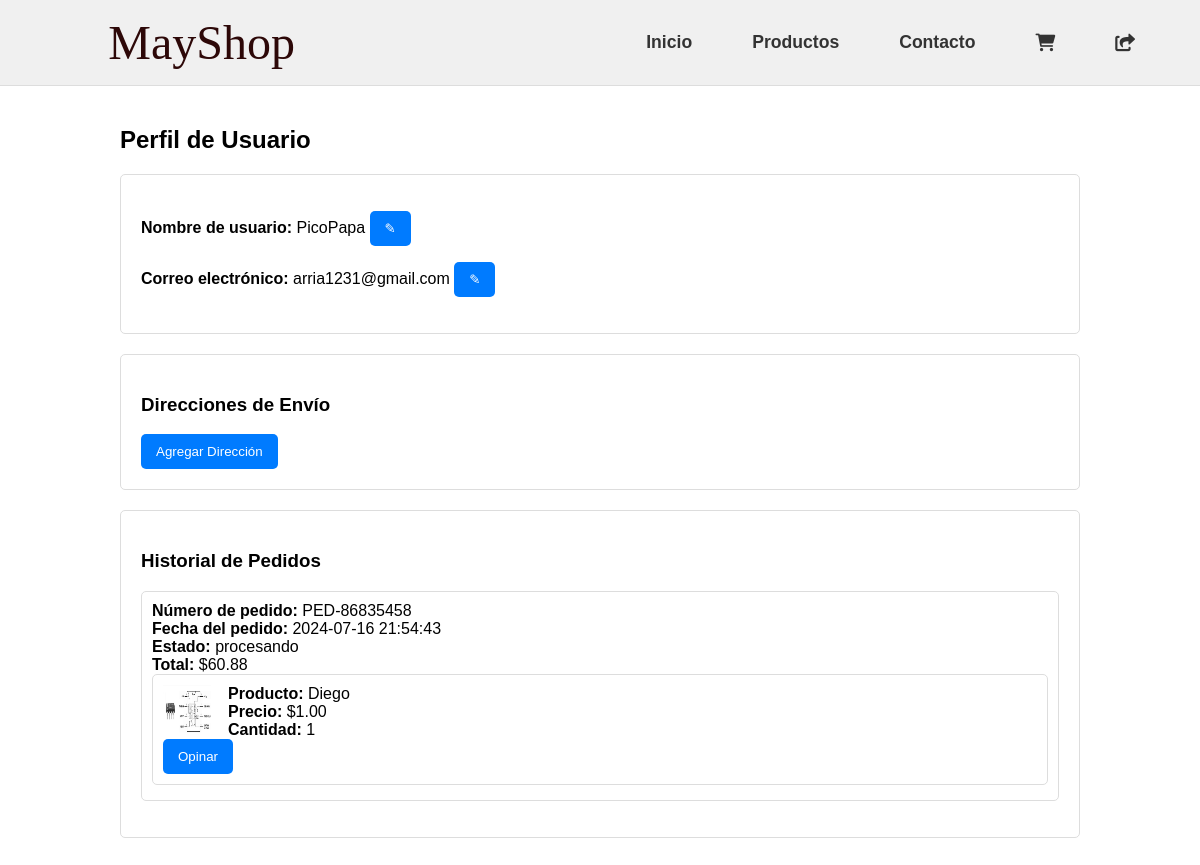
/pw/pw/profile.php (signed in), run on the app's committed database.
### tables this page shows
CREATE TABLE `pedido_productos` (
  `id_pedido` int(11) NOT NULL,
  `id_producto` int(11) NOT NULL,
  `cantidad` int(11) NOT NULL,
  `precio` decimal(10,2) NOT NULL
);

CREATE TABLE `pedidos` (
  `id_pedido` int(11) NOT NULL,
  `id_usuario` int(11) DEFAULT NULL,
  `fecha_pedido` timestamp NOT NULL DEFAULT current_timestamp(),
  `estado` enum('procesando','enviado','entregado') NOT NULL,
  `total_carrito` decimal(10,2) NOT NULL,
  `total_con_descuento` decimal(10,2) NOT NULL,
  `total` decimal(10,2) NOT NULL,
  `metodo_pago` int(11) DEFAULT NULL,
  `numero_pedido` varchar(100) NOT NULL
);

CREATE TABLE `productos` (
  `id_producto` int(11) NOT NULL,
  `nombre` varchar(255) NOT NULL,
  `descripcion` text DEFAULT NULL,
  `precio` decimal(10,2) NOT NULL,
  `disponibilidad` int(11) NOT NULL,
  `categoria_id` int(11) DEFAULT NULL,
  `imagenes` text DEFAULT NULL,
  `id_usuario` int(11) NOT NULL
);

### pw/pw/profile.php (the view, shortened to what this page needs)
<?php
require 'config.php';
$id_usuario = $_SESSION['id_usuario'];
$sql = "SELECT p.id_pedido, p.numero_pedido, p.fecha_pedido, p.estado, p.total, d.id_producto, prod.nombre as producto, d.cantidad, d.precio, prod.imagenes
        FROM pedidos p
        JOIN pedido_productos d ON p.id_pedido = d.id_pedido
        JOIN productos prod ON d.id_producto = prod.id_producto
        WHERE p.id_usuario = ?
        ORDER BY p.fecha_pedido DESC";
$stmt = $conn->prepare($sql);
$stmt->bind_param("i", $id_usuario);
$stmt->execute();
$result = $stmt->get_result();
$pedidos = [];
while ($row = $result->fetch_assoc()) {
    $pedidos[$row['id_pedido']]['numero_pedido'] = $row['numero_pedido'];
    $pedidos[$row['id_pedido']]['fecha_pedido'] = $row['fecha_pedido'];
    $pedidos[$row['id_pedido']]['estado'] = $row['estado'];
    $pedidos[$row['id_pedido']]['total'] = $row['total'];
    $pedidos[$row['id_pedido']]['productos'][] = $row;
}
function getBadgeClass($estado)
{
    switch ($estado) {
        case 'procesando':
            return 'badge-warning';
    }
}
?>
<!DOCTYPE html>
<html lang="es">
<head>
    <link rel="stylesheet" href="https://cdnjs.cloudflare.com/ajax/libs/font-awesome/6.0.0-beta3/css/all.min.css">
    <link rel="stylesheet" href="./css/profile.css">
</head>
<body>
    <header>
        <nav>
            <div class="nav-middle">
                <div class="logo">
                    <a class="nav_a" href="index.php">MayShop</a>
                </div>
                <div class="user-options">
                    <a href="index.php">Inicio<span></span></a>
                    <a href="products.php">Productos<span></span></a>
                    <a href="ayuda_general.php">Contacto<span></span></a>
                    <a href="ver_carrito.php" class="fa-solid fa-cart-shopping"><span></span></a>
                    <a href="logout.php" class="fas fa-share-from-square"><span></span></a>
                </div>
            </div>
        </nav>
    </header>
<main class="container mt-4">
        <section class="profile">
            <h2>Perfil de Usuario</h2>
            <div class="card mb-4">
                <div class="card-body">
                    <p class="card-text">
                        <strong>Nombre de usuario:</strong> <?php echo htmlspecialchars($_SESSION['nombre']); ?>
                        <button class="btn btn-secondary btn-sm" onclick="openModal('editProfileModal')">✎</button>
                    </p>
                    <p class="card-text">
                        <strong>Correo electrónico:</strong> <?php echo htmlspecialchars($_SESSION['email']); ?>
                        <button class="btn btn-secondary btn-sm" onclick="openModal('editProfileModal')">✎</button>
                    </p>
                </div>
            </div>
            <div class="card mb-4">
                <div class="card-body">
                    <h3 class="card-title">Direcciones de Envío</h3>
                    <button class="btn btn-success btn-sm mt-3" onclick="openModal('addAddressModal')">Agregar Dirección</button>
                </div>
            </div>
            <div class="card">
                <div class="card-body">
                    <h3 class="card-title">Historial de Pedidos</h3>
                    <ul class="list-group">
                        <?php if (count($pedidos) > 0) : ?>
                            <?php foreach ($pedidos as $id_pedido => $pedido) : ?>
                                <li class="list-group-item">
                                    <strong>Número de pedido:</strong> <?php echo htmlspecialchars($pedido['numero_pedido']); ?><br>
                                    <strong>Fecha del pedido:</strong> <?php echo htmlspecialchars($pedido['fecha_pedido']); ?><br>
                                    <strong>Estado:</strong> <span class="badge <?php echo getBadgeClass($pedido['estado']); ?>"><?php echo htmlspecialchars($pedido['estado']); ?></span><br>
                                    <strong>Total:</strong> $<?php echo number_format($pedido['total'], 2); ?>
                                    <ul class="list-group mt-2">
                                        <?php foreach ($pedido['productos'] as $producto) : ?>
                                            <li class="list-group-item">
                                                <?php
                                                $imagenes = json_decode($producto['imagenes']);
                                                if ($imagenes) : ?>
                                                    <img src="<?php echo htmlspecialchars($imagenes[0]); ?>" alt="<?php echo htmlspecialchars($producto['producto']); ?>" class="img-thumbnail" style="width: 50px; height: 50px; float: left; margin-right: 15px;">
                                                <?php endif; ?>
                                                <strong>Producto:</strong> <?php echo htmlspecialchars($producto['producto']); ?><br>
                                                <strong>Precio:</strong> $<?php echo number_format($producto['precio'], 2); ?><br>
                                                <strong>Cantidad:</strong> <?php echo htmlspecialchars($producto['cantidad']); ?><br>
                                                <button class="btn btn-primary btn-sm mt-2" onclick="openModal('opinionModal', this)" data-id_producto="<?php echo $producto['id_producto']; ?>" data-nombre_producto="<?php echo htmlspecialchars($producto['producto']); ?>">Opinar</button>
                                            </li>
                                        <?php endforeach; ?>
                                    </ul>
                                </li>
                            <?php endforeach; ?>
                        <?php else : ?>
                            <li class="list-group-item">No has realizado ningún pedido.</li>
                        <?php endif; ?>
                    </ul>
                </div>
            </div>
        </section>
    </main>
</body>
</html>

### pw/pw/css/profile.css (style rules this page uses)
body { font-family: Arial, sans-serif; margin: 0; padding: 0; }
.container { width: 80%; margin: 0 auto; padding: 20px; }
header { background-color: #f0f0f0; padding: 20px; border-bottom: 1px solid #ddd; width: 100%; }
header a { color: rgb(45, 8, 8); text-decoration: none; }
.nav_a { font-size: 6vh; color: rgb(45, 8, 8); font-family: "Brush Script MT", cursive; padding: 20px 50%; }
.nav-middle { width: 95%; display: flex; justify-content: space-between; align-items: center; }
.logo { margin-right: 20px; }
.user-options { display: flex; align-items: center; gap: 20px; }
.user-options a { font-weight: bold; position: relative; font-size: 1.1em; color: #333; text-decoration: none; padding: 6px 20px; transition: .5s; }
header { color: #fff; padding: 15px; text-align: center; }
main { margin-top: 20px; }
.card { background-color: #fff; border: 1px solid #ddd; border-radius: 5px; margin-bottom: 20px; padding: 20px; }
.list-group { list-style: none; padding: 0; }
.list-group-item { border: 1px solid #ddd; padding: 10px; margin-bottom: 5px; background-color: #fff; border-radius: 5px; }
.btn { background-color: #007bff; color: #fff; border: none; border-radius: 5px; padding: 10px 15px; text-decoration: none; cursor: pointer; }

### data on the page
pedido_productos: id_pedido.numero_pedido "PED-86835458", id_pedido.fecha_pedido "2024-07-16 21:54:43", id_pedido.estado "procesando", id_pedido.total "60.88", id_producto.nombre "Diego", precio "1.00", cantidad "1"

### other printed values
$_SESSION['nombre'] "PicoPapa"
$_SESSION['email'] "arria1231@gmail.com"
